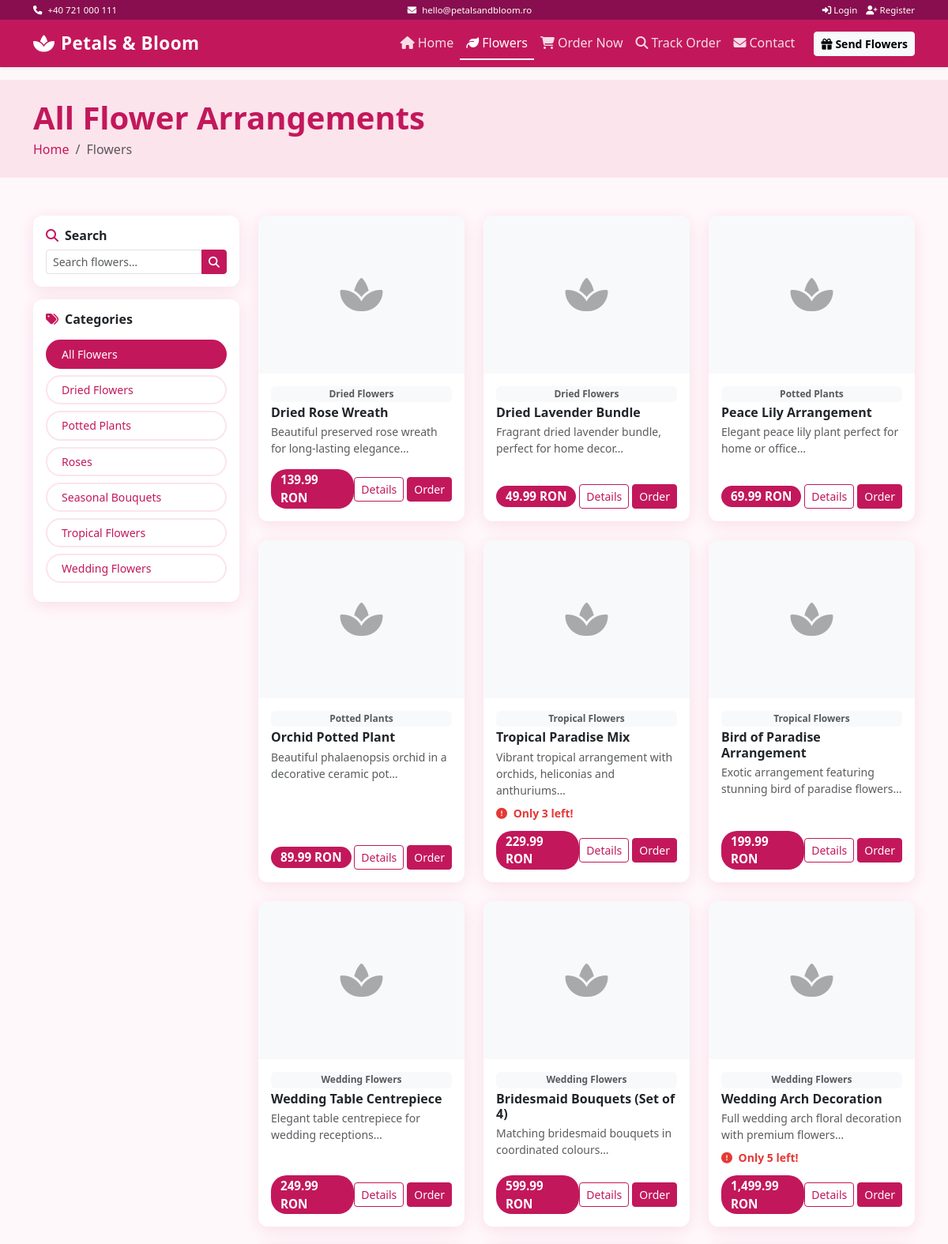
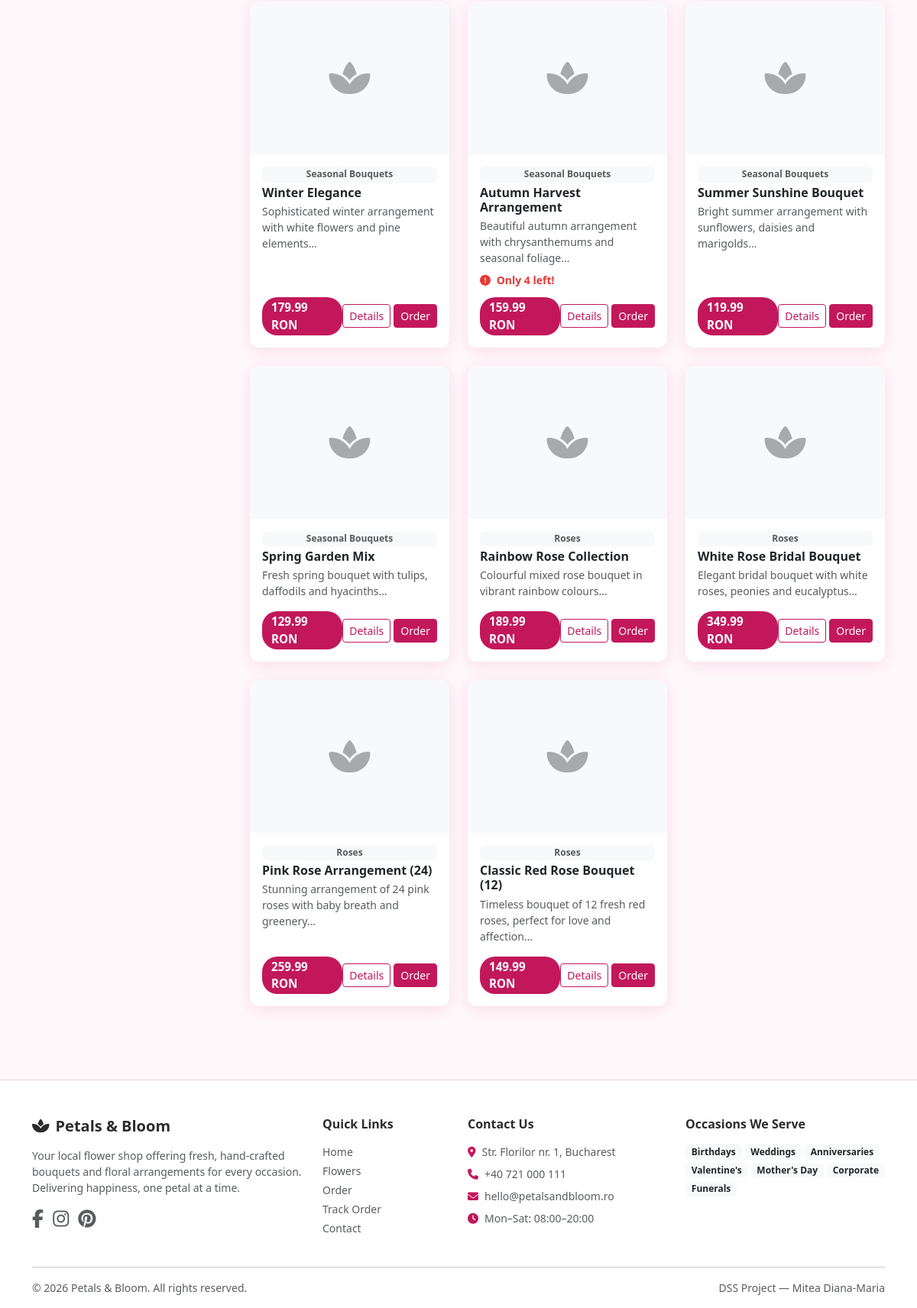
/products.php, run on the app's committed database (2 pictures, top to bottom).
### tables this page shows
CREATE TABLE `categories` (
  `id`          INT UNSIGNED    NOT NULL AUTO_INCREMENT,
  `name`        VARCHAR(100)    NOT NULL,
  `description` TEXT            DEFAULT NULL,
  `image_path`  VARCHAR(255)    DEFAULT NULL,
  `is_active`   TINYINT(1)      NOT NULL DEFAULT 1,
  `created_at`  TIMESTAMP       DEFAULT CURRENT_TIMESTAMP,
  PRIMARY KEY (`id`)
);

CREATE TABLE `products` (
  `id`             INT UNSIGNED    NOT NULL AUTO_INCREMENT,
  `category_id`    INT UNSIGNED    NOT NULL,
  `name`           VARCHAR(150)    NOT NULL,
  `description`    TEXT            DEFAULT NULL,
  `price`          DECIMAL(10,2)   NOT NULL,
  `stock_quantity` INT             NOT NULL DEFAULT 0,
  `image_path`     VARCHAR(255)    DEFAULT NULL,
  `is_active`      TINYINT(1)      NOT NULL DEFAULT 1,
  `created_at`     TIMESTAMP       DEFAULT CURRENT_TIMESTAMP,
  PRIMARY KEY (`id`),
  CONSTRAINT `fk_products_category`
    FOREIGN KEY (`category_id`) REFERENCES `categories`(`id`)
    ON UPDATE CASCADE ON DELETE RESTRICT
);

### products.php (the view, shortened to what this page needs)
<?php
$conn      = getDbConnection();
$categoryId = null;
$search = isset($_GET['search']) ? trim($_GET['search']) : '';
$cats = $conn->query("SELECT * FROM categories WHERE is_active = 1 ORDER BY name");
$activeCat = null;
$sql    = "SELECT p.*, c.name AS category_name
           FROM products p
           JOIN categories c ON p.category_id = c.id
           WHERE p.is_active = 1";
$sql .= " ORDER BY p.id DESC";
$stmt = $conn->prepare($sql);
$stmt->execute();
$products = $stmt->get_result();
include __DIR__ . '/includes/header.php';
?>
<section class="py-4" style="background:var(--primary-light);">
  <div class="container">
    <h1 class="fw-bold text-primary-custom mb-1">
      <?php if ($activeCat): ?>
        <?= htmlspecialchars($activeCat['name'], ENT_QUOTES, 'UTF-8') ?>
      <?php else: ?>
        All Flower Arrangements
      <?php endif; ?>
    </h1>
    <nav aria-label="breadcrumb">
      <ol class="breadcrumb mb-0">
        <li class="breadcrumb-item"><a href="<?= $base ?>/index.php">Home</a></li>
        <li class="breadcrumb-item active">Flowers</li>
      </ol>
    </nav>
  </div>
</section>
<section class="py-5">
  <div class="container">
    <div class="row g-4">
      <div class="col-lg-3">
        <div class="card mb-3 p-3">
          <h6 class="fw-semibold mb-2"><i class="fa fa-search me-2 text-primary-custom"></i>Search</h6>
          <form method="get" action="">
            <div class="input-group">
              <input type="text" name="search" class="form-control form-control-sm"
                     placeholder="Search flowers…"
                     value="<?= htmlspecialchars($search, ENT_QUOTES, 'UTF-8') ?>">
              <button class="btn btn-primary btn-sm" type="submit"><i class="fa fa-search"></i></button>
            </div>
          </form>
        </div>
        <div class="card p-3">
          <h6 class="fw-semibold mb-3"><i class="fa fa-tags me-2 text-primary-custom"></i>Categories</h6>
          <a href="<?= $base ?>/products.php<?= $search ? '?search=' . urlencode($search) : '' ?>"
             class="category-pill d-block mb-2 <?= $categoryId === null ? 'active' : '' ?>">
            All Flowers
          </a>
          <?php while ($c = $cats->fetch_assoc()): ?>
            <a href="<?= $base ?>/products.php?category_id=<?= (int)$c['id'] ?><?= $search ? '&search=' . urlencode($search) : '' ?>"
               class="category-pill d-block mb-2 <?= (int)$c['id'] === $categoryId ? 'active' : '' ?>">
              <?= htmlspecialchars($c['name'], ENT_QUOTES, 'UTF-8') ?>
            </a>
          <?php endwhile; ?>
        </div>
      </div>
      <div class="col-lg-9">
        <div class="row g-4" id="productGrid">
          <?php
          while ($p = $products->fetch_assoc()):
          ?>
          <div class="col-6 col-md-4">
            <div class="card product-card h-100">
              <?php if ($p['image_path']): ?>
                <img src="<?= $base . '/' . htmlspecialchars($p['image_path'], ENT_QUOTES, 'UTF-8') ?>"
                     class="card-img-top" alt="<?= htmlspecialchars($p['name'], ENT_QUOTES, 'UTF-8') ?>">
              <?php else: ?>
                <div class="card-img-top d-flex align-items-center justify-content-center bg-light"
                     style="height:200px; border-radius:12px 12px 0 0;">
                  <i class="fa fa-spa fa-3x text-muted opacity-50"></i>
                </div>
              <?php endif; ?>
              <div class="card-body d-flex flex-column">
                <span class="badge bg-light text-muted small mb-1">
                  <?= htmlspecialchars($p['category_name'], ENT_QUOTES, 'UTF-8') ?>
                </span>
                <h6 class="card-title fw-semibold mb-1">
                  <?= htmlspecialchars($p['name'], ENT_QUOTES, 'UTF-8') ?>
                </h6>
                <p class="text-muted small mb-2 flex-grow-1">
                  <?= htmlspecialchars(mb_substr($p['description'] ?? '', 0, 70), ENT_QUOTES, 'UTF-8') ?>…
                </p>
                <?php if ((int)$p['stock_quantity'] <= 5): ?>
                  <small class="stock-low mb-1">
                    <i class="fa fa-exclamation-circle me-1"></i>
                    Only <?= (int)$p['stock_quantity'] ?> left!
                  </small>
                <?php endif; ?>
                <div class="d-flex justify-content-between align-items-center mt-auto pt-2">
                  <span class="price-badge"><?= number_format((float)$p['price'], 2) ?> RON</span>
                  <div class="d-flex gap-1">
                    <a href="<?= $base ?>/product.php?id=<?= (int)$p['id'] ?>"
                       class="btn btn-sm btn-outline-primary">Details</a>
                    <a href="<?= $base ?>/order.php?product_id=<?= (int)$p['id'] ?>"
                       class="btn btn-sm btn-primary">Order</a>
                  </div>
                </div>
              </div>
            </div>
          </div>
          <?php endwhile; ?>
        </div>
      </div>
    </div>
  </div>
</section>
<?php include __DIR__ . '/includes/footer.php'; ?>

### assets/css/style.css (style rules this page uses)
:root { --primary: #c2185b; --primary-dark: #880e4f; --primary-light: #fce4ec; --secondary: #2e7d32; --accent: #f8bbd0; --text-dark: #2c2c2c; --text-muted: #6c757d; --bg-light: #fff8fb; --border-radius: 12px; --shadow: 0 4px 20px rgba(194, 24, 91, .12); }
body { font-family: 'Segoe UI', Tahoma, Geneva, Verdana, sans-serif; background-color: var(--bg-light); color: var(--text-dark); }
a { color: var(--primary); text-decoration: none; }
.card { border: none; border-radius: var(--border-radius); box-shadow: var(--shadow); transition: transform .25s, box-shadow .25s; }
.product-card .card-img-top { border-radius: var(--border-radius) var(--border-radius) 0 0; height: 220px; object-fit: cover; }
.product-card .price-badge { background: var(--primary); color: #fff; font-weight: 700; font-size: .95rem; border-radius: 20px; padding: 2px 12px; }
.stock-low { color: #e53935; font-weight: 600; }
.category-pill { border-radius: 20px; padding: 6px 18px; font-weight: 500; font-size: .88rem; border: 2px solid var(--primary-light); color: var(--primary); background: #fff; transition: all .2s; cursor: pointer; text-decoration: none; display: inline-block; }
.category-pill:hover, .category-pill.active { background: var(--primary); color: #fff; border-color: var(--primary); }
.btn-primary { background-color: var(--primary); border-color: var(--primary); }
.btn-outline-primary { color: var(--primary); border-color: var(--primary); }
.text-primary-custom { color: var(--primary) !important; }

### data on the page
categories: name "Dried Flowers"
categories: name "Potted Plants"
categories: name "Roses"
categories: name "Seasonal Bouquets"
categories: name "Tropical Flowers"
categories: name "Wedding Flowers"
products: category.name "Dried Flowers", name "Dried Rose Wreath", description "Beautiful preserved rose wreath for long-lasting elegance", price "139.99"
products: category.name "Dried Flowers", name "Dried Lavender Bundle", description "Fragrant dried lavender bundle, perfect for home decor", price "49.99"
products: category.name "Potted Plants", name "Peace Lily Arrangement", description "Elegant peace lily plant perfect for home or office", price "69.99"
products: category.name "Potted Plants", name "Orchid Potted Plant", description "Beautiful phalaenopsis orchid in a decorative ceramic pot", price "89.99"
products: category.name "Tropical Flowers", name "Tropical Paradise Mix", description "Vibrant tropical arrangement with orchids, heliconias and anthuriums", stock_quantity "3", price "229.99"
products: category.name "Tropical Flowers", name "Bird of Paradise Arrangement", description "Exotic arrangement featuring stunning bird of paradise flowers", price "199.99"
products: category.name "Wedding Flowers", name "Wedding Table Centrepiece", description "Elegant table centrepiece for wedding receptions", price "249.99"
products: category.name "Wedding Flowers", name "Bridesmaid Bouquets (Set of 4)", description "Matching bridesmaid bouquets in coordinated colours", price "599.99"
products: category.name "Wedding Flowers", name "Wedding Arch Decoration", description "Full wedding arch floral decoration with premium flowers", stock_quantity "5", price "1,499.99"
products: category.name "Seasonal Bouquets", name "Winter Elegance", description "Sophisticated winter arrangement with white flowers and pine elements", price "179.99"
products: category.name "Seasonal Bouquets", name "Autumn Harvest Arrangement", description "Beautiful autumn arrangement with chrysanthemums and seasonal foliage", stock_quantity "4", price "159.99"
products: category.name "Seasonal Bouquets", name "Summer Sunshine Bouquet", description "Bright summer arrangement with sunflowers, daisies and marigolds", price "119.99"
products: category.name "Seasonal Bouquets", name "Spring Garden Mix", description "Fresh spring bouquet with tulips, daffodils and hyacinths", price "129.99"
products: category.name "Roses", name "Rainbow Rose Collection", description "Colourful mixed rose bouquet in vibrant rainbow colours", price "189.99"
products: category.name "Roses", name "White Rose Bridal Bouquet", description "Elegant bridal bouquet with white roses, peonies and eucalyptus", price "349.99"
products: category.name "Roses", name "Pink Rose Arrangement (24)", description "Stunning arrangement of 24 pink roses with baby breath and greenery", price "259.99"
products: category.name "Roses", name "Classic Red Rose Bouquet (12)", description "Timeless bouquet of 12 fresh red roses, perfect for love and affection", price "149.99"
